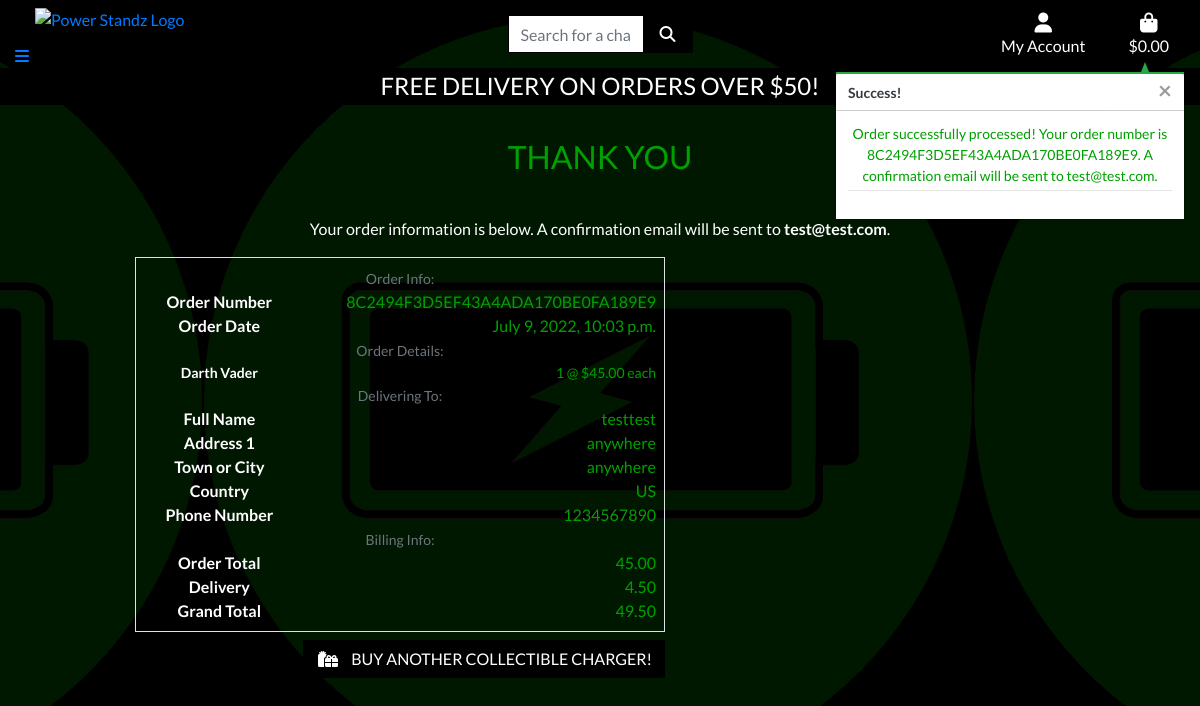
Page /checkout/checkout_success/8C2494F3D5EF43A4ADA170BE0FA189E9 on the committed database.
### checkout/models.py (models this page shows, shortened)
class Order(models.Model):
    order_number = models.CharField(max_length=32, null=False, editable=False)
    full_name = models.CharField(max_length=50, null=False, blank=False)
    email = models.EmailField(max_length=254, null=False, blank=False)
    phone_number = models.CharField(max_length=20, null=False, blank=False)
    country = CountryField(blank_label='Country *', null=False, blank=False)
    postcode = models.CharField(max_length=20, null=True, blank=True)
    town_or_city = models.CharField(max_length=40, null=False, blank=False)
    street_address1 = models.CharField(max_length=80, null=False, blank=False)
    street_address2 = models.CharField(max_length=80, null=True, blank=True)
    county = models.CharField(max_length=80, null=True, blank=True)
    date = models.DateTimeField(auto_now_add=True)
    delivery_cost = models.DecimalField(max_digits=6, decimal_places=2, null=False, default=0)
    order_total = models.DecimalField(max_digits=10, decimal_places=2, null=False, default=0)
    grand_total = models.DecimalField(max_digits=10, decimal_places=2, null=False, default=0)
    original_bag = models.TextField(null=False, blank=False, default='')
    stripe_pid = models.CharField(max_length=254, null=False, blank=False, default='')

class OrderLineItem(models.Model):
    order = models.ForeignKey(Order, null=False, blank=False, on_delete=models.CASCADE, related_name='lineitems')
    product = models.ForeignKey(Product, null=False, blank=False, on_delete=models.CASCADE)
    product_size = models.CharField(max_length=2, null=True, blank=True) # XS, S, M, L, XL
    quantity = models.IntegerField(null=False, blank=False, default=0)
    lineitem_total = models.DecimalField(max_digits=6, decimal_places=2, null=False, blank=False, editable=False)

### products/models.py (models this page shows, shortened)
class Product(models.Model):
    category = models.ForeignKey('Category', null=True, blank=True, on_delete=models.SET_NULL)
    sku = models.CharField(max_length=254, null=True, blank=True)
    name = models.CharField(max_length=254)
    description = models.TextField()
    price = models.DecimalField(max_digits=6, decimal_places=2)
    rating = models.DecimalField(max_digits=6, decimal_places=2, null=True, blank=True)
    image_url = models.URLField(max_length=1024, null=True, blank=True)
    image = models.ImageField(null=True, blank=True)

### checkout/views.py (the view)
# urls.py: path('checkout_success/<order_number>', views.checkout_success, name='checkout_success'),
def checkout_success(request, order_number):
    save_info = request.session.get('save_info')
    order = get_object_or_404(Order, order_number=order_number)
    messages.success(request, f'Order successfully processed! \
        Your order number is {order_number}. A confirmation \
        email will be sent to {order.email}.')
    if 'bag' in request.session:
        del request.session['bag']
    template = 'checkout/checkout_success.html'
    context = {
        'order': order,
    }
    return render(request, template, context)

### bag/contexts.py (called while the page is built, shortened)
def bag_contents(request):
    bag_items = []
    total = 0
    product_count = 0
    bag = request.session.get('bag', {})
    if total < settings.FREE_DELIVERY_THRESHOLD:
        delivery = total * Decimal(settings.STANDARD_DELIVERY_PERCENTAGE / 100)
        free_delivery_delta = settings.FREE_DELIVERY_THRESHOLD - total
    else:
        delivery = 0
        free_delivery_delta = 0
    grand_total = delivery + total
    context = {
        'bag_items': bag_items,
        'total': total,
        'product_count': product_count,
        'delivery': delivery,
        'free_delivery_delta': free_delivery_delta,
        'free_delivery_threshold': settings.FREE_DELIVERY_THRESHOLD,
        'grand_total': grand_total,
    }
    return context

### checkout/templates/checkout/checkout_success.html (shortened to what this page needs)
{% extends "base.html" %}
{% load static %}
{% block extra_css %}
    <link rel="stylesheet" href="{% static 'checkout/css/checkout.css' %}">
{% endblock %}
{% block content %}
    <div class="container">
        <div class="row">
            <div class="col">
                <hr>
                <h2 class="logo-font mb-4">Thank You</h2>
                <hr>
                <p class="text-black">Your order information is below. A confirmation email will be sent to <strong>{{ order.email }}</strong>.</p>
            </div>
        </div>
        <div class="row">
            <div class="col-12 col-lg-7">
                <div class="order-confirmation-wrapper p-2 border">
                    <div class="row">
                        <div class="col">
                            <small class="text-muted">Order Info:</small>
                        </div>
                    </div>
                    <div class="row">
                        <div class="col-12 col-md-4">
                            <p class="mb-0 text-black font-weight-bold">Order Number</p>
                        </div>
                        <div class="col-12 col-md-8 text-md-right">
                            <p class="mb-0">{{ order.order_number }}</p>
                        </div>
                    </div>
                    <div class="row">
                        <div class="col-12 col-md-4">
                            <p class="mb-0 text-black font-weight-bold">Order Date</p>
                        </div>
                        <div class="col-12 col-md-8 text-md-right">
                            <p class="mb-0">{{ order.date }}</p>
                        </div>
                    </div>
                    <div class="row">
                        <div class="col">
                            <small class="text-muted">Order Details:</small>
                        </div>
                    </div>
                    {% for item in order.lineitems.all %}
                    <div class="row">
                        <div class="col-12 col-md-4">
                            <p class="small mb-0 text-black font-weight-bold">
                                {{ item.product.name }}{% if item.product_size %} - Size {{ item.product.size|upper }}{% endif %}
                            </p>
                        </div>
                        <div class="col-12 col-md-8 text-md-right">
                            <p class="small mb-0">{{ item.quantity }} @ ${{ item.product.price }} each</p>
                        </div>
                    </div>
                    {% endfor %}
                    <div class="row">
                        <div class="col">
                            <small class="text-muted">Delivering To:</small>
                        </div>
                    </div>
                    <div class="row">
                        <div class="col-12 col-md-4">
                            <p class="mb-0 text-black font-weight-bold">Full Name</p>
                        </div>
                        <div class="col-12 col-md-8 text-md-right">
                            <p class="mb-0">{{ order.full_name }}</p>
                        </div>
                    </div>
                    <div class="row">
                        <div class="col-12 col-md-4">
                            <p class="mb-0 text-black font-weight-bold">Address 1</p>
                        </div>
                        <div class="col-12 col-md-8 text-md-right">
                            <p class="mb-0">{{ order.street_address1 }}</p>
                        </div>
                    </div>
                    <div class="row">
                        <div class="col-12 col-md-4">
                            <p class="mb-0 text-black font-weight-bold">Town or City</p>
                        </div>
                        <div class="col-12 col-md-8 text-md-right">
                            <p class="mb-0">{{ order.town_or_city }}</p>
                        </div>
                    </div>
                    <div class="row">
                        <div class="col-12 col-md-4">
                            <p class="mb-0 text-black font-weight-bold">Country</p>
                        </div>
                        <div class="col-12 col-md-8 text-md-right">
                            <p class="mb-0">{{ order.country }}</p>
                        </div>
                    </div>
                    <div class="row">
                        <div class="col-12 col-md-4">
                            <p class="mb-0 text-black font-weight-bold">Phone Number</p>
                        </div>
                        <div class="col-12 col-md-8 text-md-right">
                            <p class="mb-0">{{ order.phone_number }}</p>
                        </div>
                    </div>
                    <div class="row">
                        <div class="col">
                            <small class="text-muted">Billing Info:</small>
                        </div>
                    </div>
                    <div class="row">
                        <div class="col-12 col-md-4">
                            <p class="mb-0 text-black font-weight-bold">Order Total</p>
                        </div>
                        <div class="col-12 col-md-8 text-md-right">
                            <p class="mb-0">{{ order.order_total }}</p>
                        </div>
                    </div>
                    <div class="row">
                        <div class="col-12 col-md-4">
                            <p class="mb-0 text-black font-weight-bold">Delivery</p>
                        </div>
                        <div class="col-12 col-md-8 text-md-right">
                            <p class="mb-0">{{ order.delivery_cost }}</p>
                        </div>
                    </div>
                    <div class="row">
                        <div class="col-12 col-md-4">
                            <p class="mb-0 text-black font-weight-bold">Grand Total</p>
                        </div>
                        <div class="col-12 col-md-8 text-md-right">
                            <p class="mb-0">{{ order.grand_total }}</p>
                        </div>
                    </div>
                </div>
            </div>
        </div>
        <div class="row">
			<div class="col-12 col-lg-7 text-right">
				<a href="{% url 'products' %}?category=new_arrivals,deals,clearance" class="btn btn-black rounded-0 my-2">
					<span class="icon mr-2">
						<i class="fas fa-gifts"></i>
					</span>
					<span class="text-uppercase">Buy another collectible charger!</span>
				</a>
			</div>
		</div>
    </div>
{% endblock %}

### templates/base.html (shortened to what this page needs)
{% load static %}
<!doctype html>
<html lang="en">
  <head>
    {% block corecss %}
        <link rel="stylesheet" href="https://cdn.jsdelivr.net/npm/bootstrap@4.6.1/dist/css/bootstrap.min.css">
        <link rel="stylesheet" href="{% static 'css/base.css' %}">
    {% endblock %}
    {% block extra_css %}
    {% endblock %}
  </head>
  <body>
    <header class="container-fluid flex">
        <div class="row">
            <div class="col-12 col-lg-4 my-auto py-1 py-lg-0 text-center text-lg-left">
                <a href="{% url 'products' %}" class="nav-link main-logo-link">
                    <img src="../media/powerstandzlogo.png" alt="Power Standz Logo" class="logo-image pl-1 pb-1" width="300">
                </a>
                <a href="#" data-target="mobile-demo" class="sidenav-trigger right"><i class="fas fa-bars"></i></a>
            </div>
            <div class="col-12 col-lg-4 my-auto py-1 py-lg-0">
                <form method="GET" action="{% url 'products' %}">
                    <div class="input-group w-50">
                        <input class="form-control border border-black rounded-0" type="text" name="q" placeholder="Search for a charger">
                        <div class="input-group-append">
                            <button class="form-control btn btn-black border border-black rounded-0" type="submit">
                                <span class="icon">
                                    <i class="fas fa-search"></i>
                                </span>
                            </button>
                        </div>
                    </div>
                </form>
            </div>
            <div class="col-12 col-lg-4 my-auto py-1 py-lg-0">
                <ul class="list-inline list-unstyled text-center text-lg-right my-0">
                    <li class="list-inline-item dropdown">
                        <a class="text-black nav-link" href="#" id="user-options" data-bs-toggle="dropdown" aria-haspopup="true" aria-expanded="false">
                            <div class="text-center">
                                <div><i class="fas fa-user fa-lg"></i></div>
                                <p class="my-0">My Account</p>
                            </div>
                        </a>
                    </li>
                    <li class="list-inline-item">
                        <a class="{% if grand_total %}text-info font-weight-bold{% else %}text-black{% endif %} nav-link" href="{% url 'view_bag' %}">
                            <div class="text-center">
                                <div><i class="fas fa-shopping-bag fa-lg"></i></div>
                                <p class="my-0">
                                    {% if grand_total %}
                                        ${{ grand_total|floatformat:2 }}
                                    {% else %}
                                        $0.00
                                    {% endif %}
                                </p>
                            </div>
                        </a>
                    </li>
                </ul>
            </div>
        </div>
        <div id="delivery-banner" class="row text-center">
            <div class="col bg-black text-white">
                <h4 class="logo-font my-1">Free delivery on orders over ${{ free_delivery_threshold }}!</h4>
            </div>
        </div>
    </header>
    {% if messages %}
    <div class="message-container">
        {% for message in messages %}
            {% with message.level as level %}
                {% if level == 40 %}
                    {% include 'includes/toasts/toast_error.html' %}
                {% elif level == 30 %}
                    {% include 'includes/toasts/toast_warning.html' %}
                {% elif level == 25 %}
                    {% include 'includes/toasts/toast_success.html' %}
                {% else %}
                    {% include 'includes/toasts/toast_info.html' %}
                {% endif %}
            {% endwith %}
        {% endfor %}
    </div>
{% endif %}
{% block content %}
{% endblock %}
</body>
</html>

### templates/includes/toasts/toast_success.html (shortened to what this page needs)
<div class="toast custom-toast rounded-0 border-top-0" data-autohide="false">
    <div class="arrow-up arrow-success"></div>
    <div class="w-100 toast-capper bg-success"></div>
    <div class="toast-header bg-white text-dark">
        <strong class="mr-auto">Success!</strong>
        <button type="button" class="ml-2 mb-1 close text-dark" data-dismiss="toast" aria-label="Close">
            <span aria-hidden="true">&times;</span>
        </button>
    </div>
    <div class="toast-body bg-white">
        <div class="row">
            <div class="col">
                {{ message }}
                <hr class="mt-1 mb-3">
            </div>
        </div>
    </div>
</div>

### static/css/base.css (style rules this page uses)
html { height: 100%; }
body { background: url('/media/homepage_background.png') no-repeat center center fixed; background-size: cover; height: calc(100vh - 164px); color: rgb(0, 160, 0); font-family: 'Lato'; text-align: center; }
.icon { align-items: center; display: inline-flex; justify-content: center; height: 1.5rem; width: 1.5rem; }
.w-50 { margin: auto; }
.logo-font { text-transform: uppercase; }
.main-logo-link { width: fit-content; }
.btn-black { background: black; color: white; }
.text-black { color: rgb(255, 255, 255) !important; }
.border-black { border: 1px solid black !important; }
.bg-black { background: #000 !important; }
.message-container { position: fixed; top: 72px; right: 15px; z-index: 99999999999; }
.custom-toast { overflow: visible; }
.toast-capper { height: 2px; }
.arrow-up { width: 0; height: 0; border-left: 4px solid transparent; border-right: 4px solid transparent; border-bottom: 10px solid black; position: absolute; top: -10px; right: 36px; }
.arrow-success { border-bottom-color: #28a745 !important; }
@media (min-width: 1200px) { .container { max-width: 80%; } }

### rows in the picture
Order: email "test@test.com", order_number "8C2494F3D5EF43A4ADA170BE0FA189E9", date "July 9, 2022, 10:03 p.m.", full_name "testtest", street_address1 "anywhere", town_or_city "anywhere", country "US", phone_number "1234567890", order_total "45.00", delivery_cost "4.50", grand_total "49.50"
OrderLineItem: product.name "Darth Vader", quantity "1", product.price "45.00"

### other values in the picture
{{ free_delivery_threshold }} "50"
{{ message }} "Order successfully processed! Your order number is 8C2494F3D5EF43A4ADA170BE0FA189E9. A confirmation email will be sent to test@test.com."
